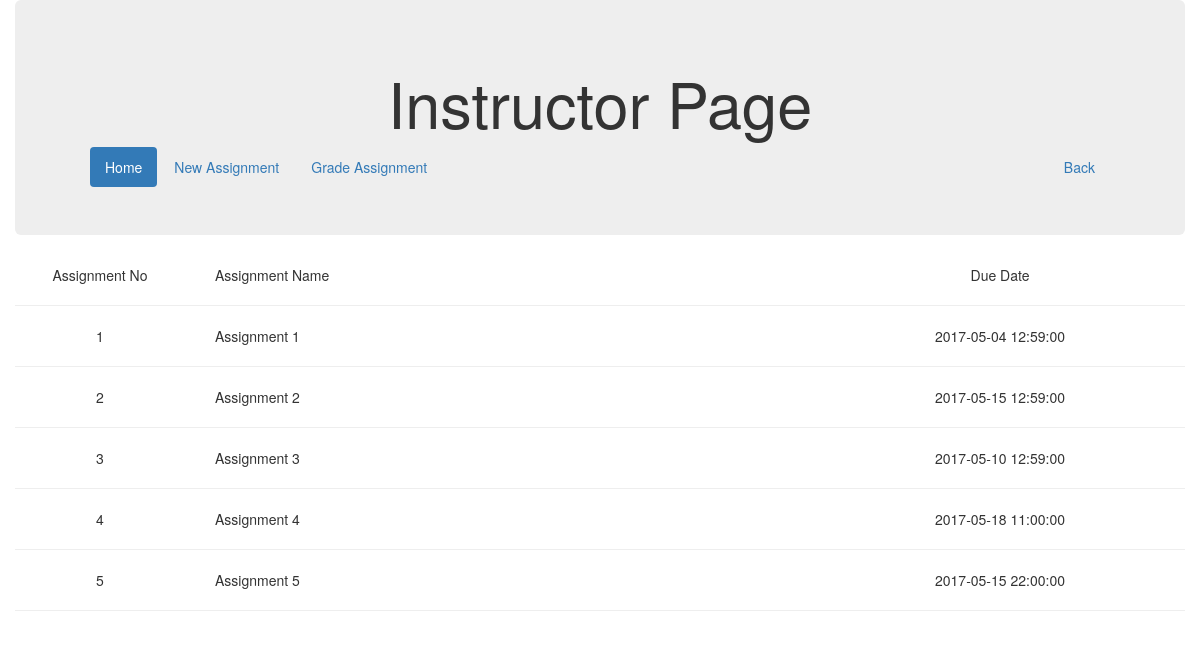
Page /Instructor.php on the committed database.
### tables this page shows
CREATE TABLE `assignment` (
  `assId` int(11) NOT NULL,
  `assName` varchar(30) NOT NULL,
  `Instructions` text NOT NULL,
  `dueDate` datetime NOT NULL
);

### Instructor.php (the view, shortened to what this page needs)
<?php include 'db.php'; ?>
<?php
    $asslistquery = 'SELECT * FROM assignment ORDER BY assId';
    $alist = mysqli_query($conn, $asslistquery);
?>
<!DOCTYPE html>
<html>
<head>
    <link href="css/bootstrap.css" rel="stylesheet">
    <link href="css/style.css" rel="stylesheet">
</head>
<body>
    <div class="container-fluid">
        <div class="jumbotron">
            <div class="container">
                <h1 class="text-center">Instructor Page</h1>
                <ul class="nav nav-pills">
                    <li role="presentation" class="active"><a href="Instructor.php">Home</a></li>
                    <li role="presentation"><a href="InstructorCreateEdit.php">New Assignment</a></li>
                    <li role="presentation"><a href="InstructorGrade.php">Grade Assignment</a></li>
                    <li role="presentation" class="pull-right"><a href="index.php">Back</a></li>
                </ul>
            </div>
        </div>
        <div>
            <div class="row">
                <div class="col-xs-2 text-center">
                    Assignment No
                </div>
                <div class="col-xs-7">
                    Assignment Name
                </div>
                <div class="col-xs-2 text-center">
                    Due Date
                </div>
                <div class="col-xs-1"></div>
            </div>
            <hr>
        </div>
        <?php while($row = mysqli_fetch_assoc($alist)) : ?>
        <div>
            <div class="row">
                <div class="col-xs-2 text-center">
                    <?php echo $row['assId']; ?>
                </div>
                <div class="col-xs-7">
                    <?php echo $row['assName']; ?>
                </div>
                <div class="col-xs-2 text-center">
                    <?php echo $row['dueDate']; ?>
                </div>
                <div class="col-xs-1"></div>
            </div>
            <hr>
        </div>
        <?php endwhile; ?>
    </div>
</body>
</html>

### rows in the picture
assignment: assId "1", assName "Assignment 1", dueDate "2017-05-04 12:59:00"
assignment: assId "2", assName "Assignment 2", dueDate "2017-05-15 12:59:00"
assignment: assId "3", assName "Assignment 3", dueDate "2017-05-10 12:59:00"
assignment: assId "4", assName "Assignment 4", dueDate "2017-05-18 11:00:00"
assignment: assId "5", assName "Assignment 5", dueDate "2017-05-15 22:00:00"
